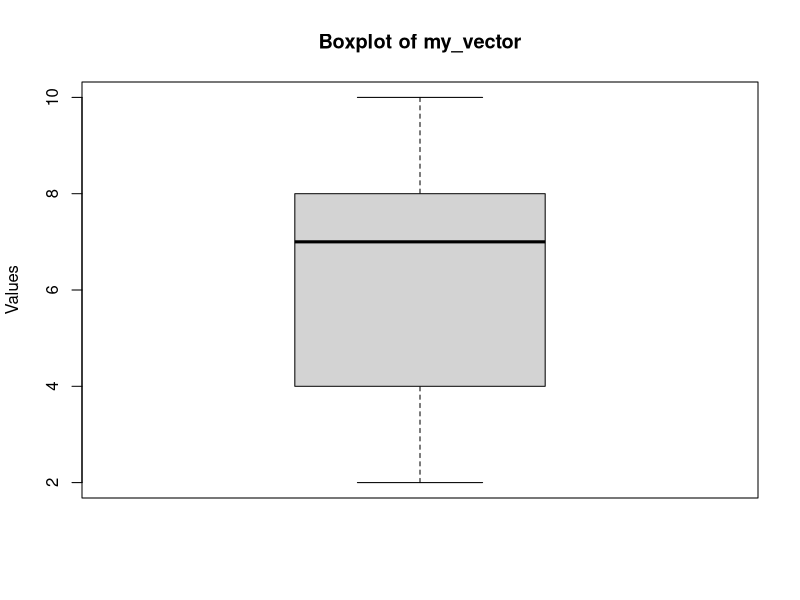

Write R code to recreate this figure.
# prog_principal_miguel_angel_macias_narvaez.R
#
# Soluciones para las tareas de estadística descriptiva y muestreo.
# No se requieren paquetes adicionales; se utilizan funciones base de R.

# ---------------------------------------------------------------
# Tarea 1: Análisis estadístico de un vector
# ---------------------------------------------------------------

#' Analiza un vector numérico y devuelve estadísticas básicas.
#' 
#' @param input_vector Vector entero a analizar.
#' @return Una lista que contiene media, mediana, moda, varianza y desviación estándar muestral.
#' @examples
#' analyze_vector(c(1, 2, 2, 3))
analyze_vector <- function(input_vector) {
  # Media
  mean_val <- mean(input_vector)
  # Mediana
  median_val <- median(input_vector)
  # Moda (valor con la frecuencia más alta)
  freq_table <- table(input_vector)
  mode_val <- as.numeric(names(freq_table)[which.max(freq_table)])
  # Varianza muestral
  variance_val <- var(input_vector)
  # Desviación estándar muestral
  sd_val <- sd(input_vector)
  # Devolver resultados en una lista
  return(list(
    mean = mean_val,
    median = median_val,
    mode = mode_val,
    variance = variance_val,
    sd = sd_val
  ))
}

# Vector de ejemplo de tamaño 10
my_vector <- c(2, 4, 4, 5, 7, 7, 7, 8, 9, 10)

# Analizar el vector e imprimir resultados
analysis_results <- analyze_vector(my_vector)
print(analysis_results)

# Generar un diagrama de caja del vector
boxplot(my_vector, main = "Boxplot of my_vector", ylab = "Values")

# ---------------------------------------------------------------
# Tarea 2: Cálculo del tamaño de la muestra
# ---------------------------------------------------------------

#' Calcula el tamaño de muestra usando la fórmula para poblaciones finitas.
#' 
#' @param Z Puntaje Z correspondiente al nivel de confianza deseado.
#' @param p Proporción de la población con el atributo.
#' @param q Proporción de la población sin el atributo (1 - p).
#' @param N Tamaño de la población.
#' @param e Error máximo de estimación permitido.
#' @return Tamaño de muestra requerido n.
calculate_sample_size <- function(Z, p, q, N, e) {
  numerator <- Z^2 * N * p * q
  denominator <- e^2 * (N - 1) + Z^2 * p * q
  n <- numerator / denominator
  return(n)
}

# Calcular el tamaño de la muestra con los parámetros proporcionados
n_result <- calculate_sample_size(Z = 1.96, p = 0.95, q = 0.05, N = 1068, e = 0.10)
print(paste("Sample size n:", n_result))

# ---------------------------------------------------------------
# Tarea 3: Cálculo de probabilidades
# ---------------------------------------------------------------

# Dado que P(A ∩ B) = 0.18 y P(A ∩ B^c) = 0.22, encontrar P(A).
# La probabilidad total del evento A se obtiene como:
# P(A) = P(A ∩ B) + P(A ∩ B^c)
# Por lo tanto, P(A) = 0.18 + 0.22 = 0.40
# Calcular y mostrar P(A) usando R
prob_A_B <- 0.18
prob_A_notB <- 0.22
prob_A <- prob_A_B + prob_A_notB
print(paste("P(A) =", prob_A))
